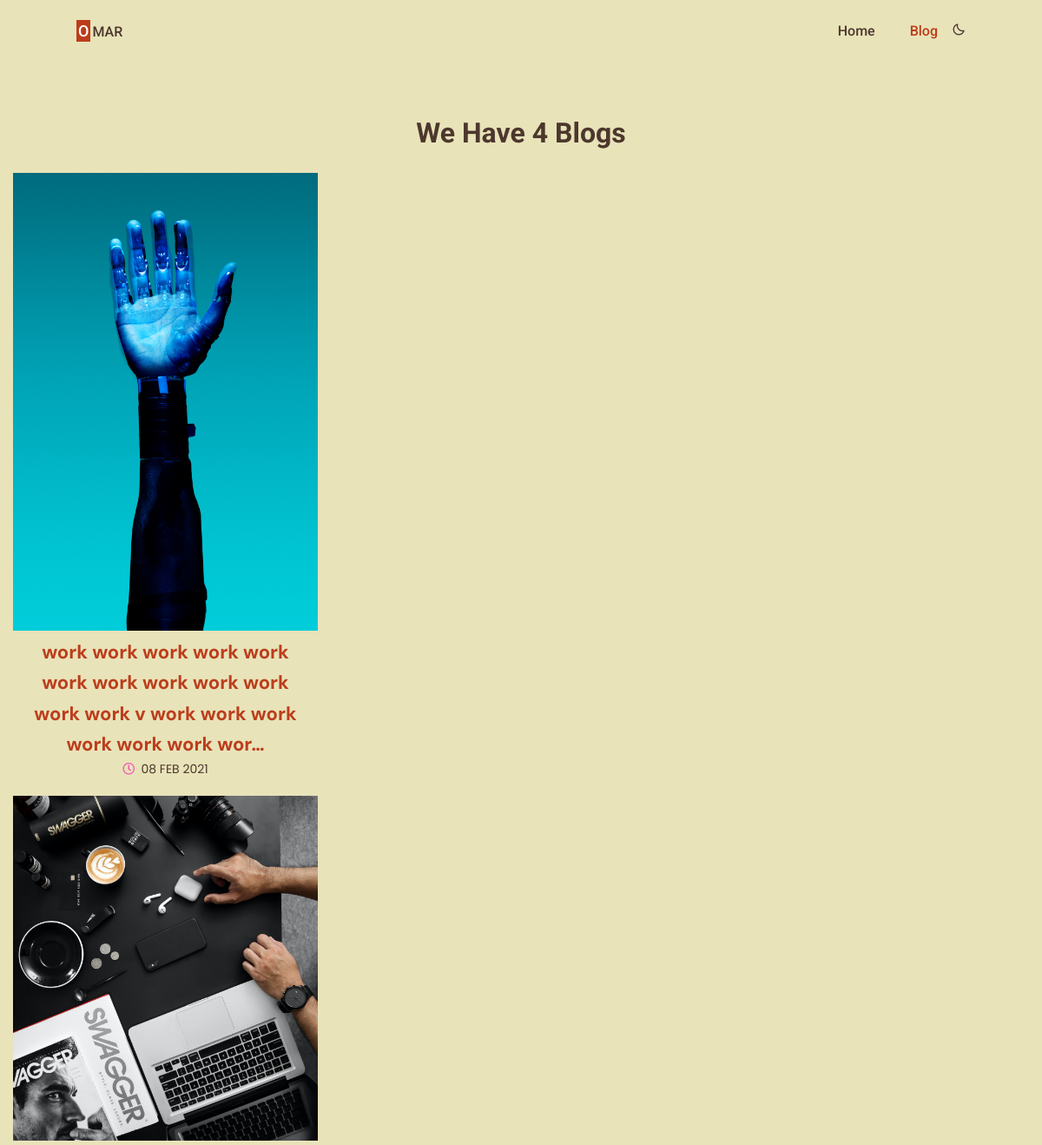
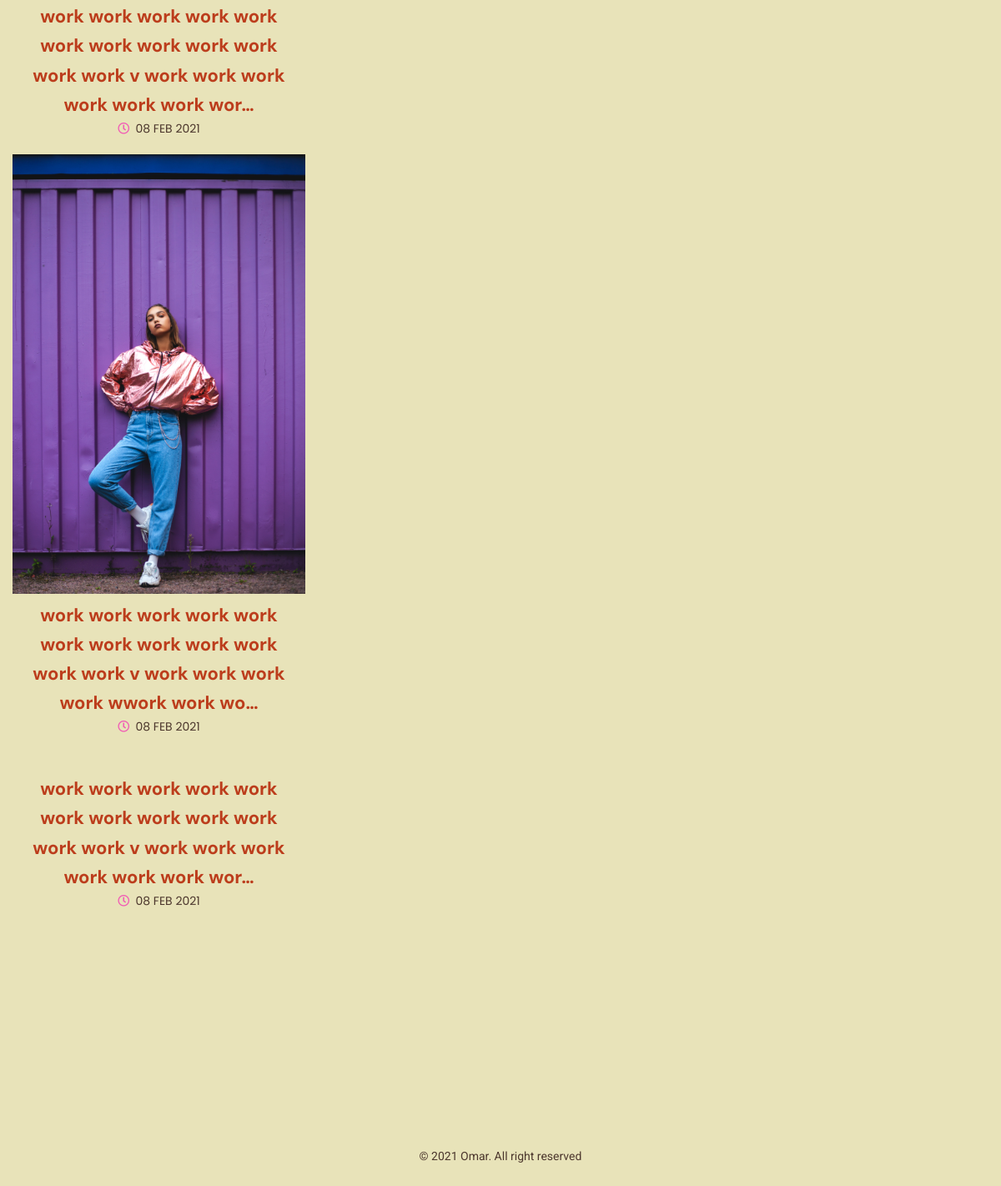
Screenshot of /blog/ with the database file from the repository (2 pictures, top to bottom).
### blog/models.py (models this page shows, shortened)
class blog(models.Model):
    name = models.CharField(max_length=50)
    image = models.ImageField(upload_to='blogimage/')
    descrip = models.TextField(max_length=1000)
    date = models.DateTimeField(default=datetime.now)

### blog/views.py (the view)
# urls.py: path('' , views.blogs , name="blog"),
def blogs(request):
    modblog = blog.objects.order_by('-date')
    return render(request , 'blog/blog.html' , {'models' : modblog})

### templates/blog/blog.html (shortened to what this page needs)
{% load static %}
<!DOCTYPE html>
<html lang="en">
    <head>
        <link href='https://cdn.jsdelivr.net/npm/boxicons@2.0.5/css/boxicons.min.css' rel='stylesheet'>
        <link rel="stylesheet" href="{% static 'assets/css/styles.css' %}">
        <link rel="stylesheet" href="https://cdnjs.cloudflare.com/ajax/libs/font-awesome/5.15.2/css/all.min.css" />
        <link rel="stylesheet" href="https://cdnjs.cloudflare.com/ajax/libs/Swiper/6.4.5/swiper-bundle.min.css" />
        <link rel="stylesheet" href="{% static 'assets2/assets/style.css' %}">
    </head>
    <body>
        <header class="l-header" id="header">
            <nav class="nav bd-container">
                <a href="{% url 'home' %}" class="nav__logo"><span style="background:#BC3D1C;color:#fff;padding:2px;font-size:18px;margin-right:2px">O</span>MAR</a>
                <div class="nav__menu" id="nav-menu">
                    <ul class="nav__list">
                        <li class="nav__item"><a href="{% url 'home' %}" class="nav__link ">Home</a></li>
                        <li class="nav__item"><a href="{% url 'blog:blog' %}" class="nav__link active-link">Blog</a></li>
                        <li><i class='bx bx-moon change-theme' id="theme-button"></i></li>
                    </ul>
                </div>
            </nav>
        </header>
        <main id="site-main">
                <div class="container text-center" >
                    <h1 style="margin-bottom: 20px;">We Have {{ models.count }} Blog{{ models.count|pluralize }}</h1>
                </div>
                <section id="posts">
                    <div class="container">
                      <div class="row">
                        <div class="col-4">
                          {% for x in models %}
                          <article class="article" style="margin-bottom:20px">
                              <div class="card">
                                  <div class="overflow-img">
                                      <a href="{% url 'blog:details' x.id %}">
                                          <img src="{{ x.image.url }}" class="img-fluid img-thumbnail" alt="" style="max-width: 100%; height:auto">
                                      </a>
                                  </div>
                                  <div class="card-body text-center px-1">
                                      <a href="#" class="text-title display-1 text-dark">
                                          {{x.descrip|truncatechars:100 }}
                                      </a>
                                      <p class="secondary-title text-secondary display-3">
                                          <span><i class="far fa-clock text-primary">&nbsp; </i> {{ x.date|date:'d M Y'|upper}}</span>
                                      </p>
                                  </div>
                              </div>
                          </article>
                          {% endfor %}
                        </div>
                      </div>
                    </div>
                </section>
        </main>
        <footer class="footer section bd-container ">
            <p class="footer__copy">&#169; 2021 Omar. All right reserved</p>
        </footer>
    </body>
</html>

### without/static/assets/css/styles.css (style rules this page uses)
:root { --header-height: 3rem; --first-color: #BC3D1C; --first-color-alt: #f0532c; --title-color: #4C372D; --text-color: #4C372D; --text-color-light: #4C372D; --body-color: #E8E3B9; --container-color: #D9B489; --body-font: 'Poppins', sans-serif; --biggest-font-size: 2.25rem; --h1-font-size: 1.5rem; --h2-font-size: 1.25rem; --h3-font-size: 1rem; --normal-font-size: .938rem; --small-font-size: .813rem; --smaller-font-size: .75rem; --font-medium: 500; --font-semi-bold: 600; --mb-1: .5rem; --mb-2: 1rem; --mb-3: 1.5rem; --mb-4: 2rem; --mb-5: 2.5rem; --mb-6: 3rem; --z-tooltip: 10; --z-fixed: 100; }
@media screen and (min-width: 768px) { :root { --biggest-font-size: 4rem; --h1-font-size: 2.25rem; --h2-font-size: 1.5rem; --h3-font-size: 1.25rem; --normal-font-size: 1rem; --small-font-size: .875rem; --smaller-font-size: .813rem; } }
*,::before,::after { box-sizing: border-box; }
html { scroll-behavior: smooth; }
.change-theme { position: absolute; right: 1rem; top: 1.8rem; color: var(--text-color); font-size: 1rem; cursor: pointer; }
body { margin: var(--header-height) 0 0 0; font-family: var(--body-font); font-size: var(--normal-font-size); background-color: var(--body-color); color: var(--text-color); line-height: 1.6; }
h1,h2,h3,p,ul { margin: 0; }
ul { padding: 0; list-style: none; }
a { text-decoration: none; }
img { max-width: 100%; height: auto; }
.section { padding: 4rem 0 2rem; }
.bd-container { max-width: 960px; width: calc(100% - 2rem); margin-left: var(--mb-2); margin-right: var(--mb-2); }
.l-header { width: 100%; position: fixed; top: 0; left: 0; z-index: var(--z-fixed); background-color: var(--body-color); }
.nav { max-width: 1024px; height: var(--header-height); display: flex; justify-content: space-between; align-items: center; }
.nav__item { margin-bottom: var(--mb-2); }
.nav__link, .nav__logo, .nav__toggle { color: var(--text-color); font-weight: var(--font-medium); }
.nav__link { transition: .3s; }
.active-link { color: var(--first-color); }
.footer__copy { text-align: center; font-size: var(--small-font-size); color: var(--text-color-light); margin-top: 3.5rem; }
@media screen and (min-width: 768px) { body { margin: 0; } }
@media screen and (min-width: 768px) { .section { padding-top: 8rem; } }
@media screen and (min-width: 768px) { .nav { height: calc(var(--header-height) + 1.5rem); } }
@media screen and (min-width: 768px) { .nav__list { display: flex; } }
@media screen and (min-width: 768px) { .nav__item { margin-left: var(--mb-5); margin-bottom: 0; } }
@media screen and (min-width: 768px) { .change-theme { position: initial; margin-left: var(--mb-2); } }
@media screen and (min-width: 960px) { .bd-container { margin-left: auto; margin-right: auto; } }

### without/static/assets2/assets/style.css (style rules this page uses)
:root { --light : #f8f9fa; --secondary: #4C372D; --dark: #BC3D1C; --primary-color: #f15bb5; --secondary-color: #2ec4b6; --border : #e9ecef; }
body { font-family: 'Roboto', sans-serif; padding: 0; margin: 0; }
a { text-decoration: none; }
* > * { box-sizing: border-box; }
.text-secondary { color: var(--secondary); }
.text-dark { color: var(--dark); }
.text-primary { color: var(--primary-color); }
.container { max-width: 1200px; padding: 0 15px; margin: auto; }
.img-fluid { width: 100%; }
.text-title { font-family: 'DM Sans', sans-serif; font-weight: bold; }
.secondary-title { font-family: 'Poppins' , sans-serif; }
.display-1 { font-size: 22px; }
.display-3 { font-size: 14px; }
.text-center { text-align: center; }
.px-1 { padding-left: 5px; padding-right: 5px; }
#site-main { margin-top: 8em; }
#posts { margin-bottom: 5em; }
.row { display: flex; }
.col-4 { flex: 0 0 30%; max-width: 30%; }

### rows the page displays
blog: image (picture), descrip "work work work work work work work work work work work work v work work work work work work wor…", date "08 FEB 2021"
blog: image (picture), descrip "work work work work work work work work work work work work v work work work work work work wor…", date "08 FEB 2021"
blog: image (picture), descrip "work work work work work work work work work work work work v work work work work wwork work wo…", date "08 FEB 2021"
blog: descrip "work work work work work work work work work work work work v work work work work work work wor…", date "08 FEB 2021"

### other values shown
{{ models.count }} "4"
